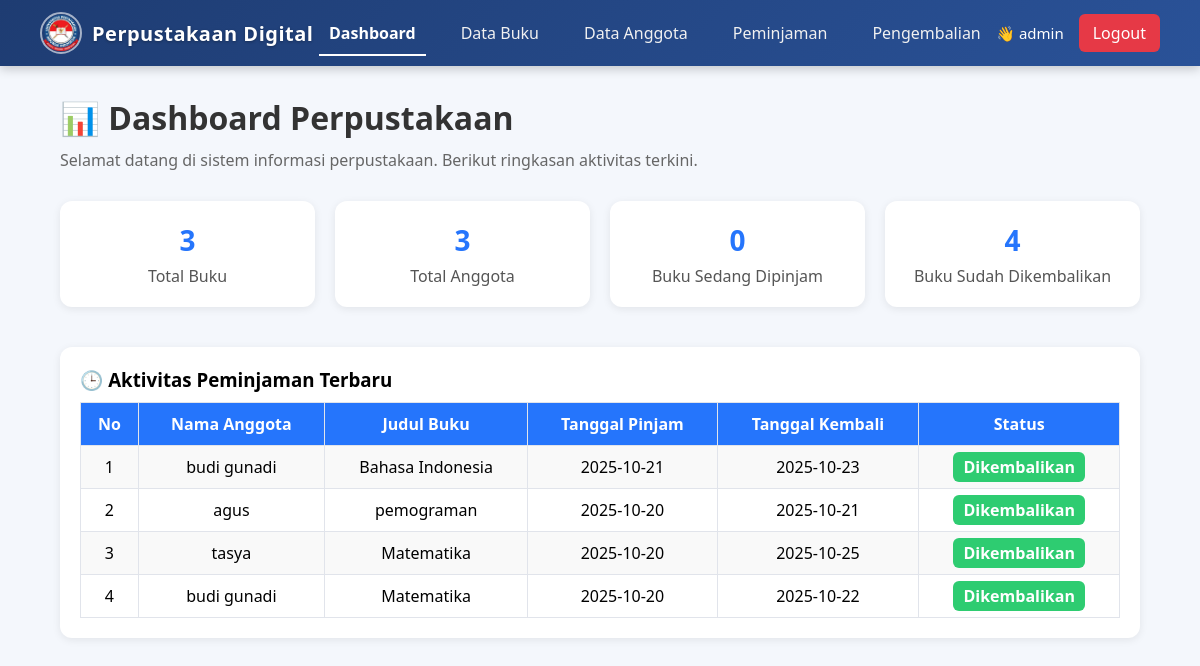
/dashboard.php (signed in), run on the app's committed database.
### tables this page shows
CREATE TABLE `peminjaman` (
  `id` int(11) NOT NULL,
  `id_anggota` int(11) DEFAULT NULL,
  `id_buku` int(11) DEFAULT NULL,
  `tanggal_pinjam` date DEFAULT NULL,
  `tanggal_kembali` date DEFAULT NULL,
  `status` enum('Dipinjam','Dikembalikan') DEFAULT 'Dipinjam',
  `tanggal_pengembalian` date DEFAULT NULL
);

CREATE TABLE `anggota` (
  `id` int(11) NOT NULL,
  `nama` varchar(100) DEFAULT NULL,
  `nisn` varchar(50) DEFAULT NULL,
  `kelas` varchar(50) DEFAULT NULL,
  `jurusan` varchar(100) DEFAULT NULL
);

CREATE TABLE `buku` (
  `id` int(11) NOT NULL,
  `judul` varchar(100) DEFAULT NULL,
  `penulis` varchar(100) DEFAULT NULL,
  `tahun_terbit` int(11) DEFAULT NULL,
  `kategori` varchar(50) DEFAULT NULL,
  `jumlah_buku` int(11) DEFAULT NULL
);

### dashboard.php (the view, shortened to what this page needs)
<?php
include 'koneksi.php';
$total_buku = mysqli_fetch_assoc(mysqli_query($conn, "SELECT COUNT(*) AS total FROM buku"))['total'];
$total_anggota = mysqli_fetch_assoc(mysqli_query($conn, "SELECT COUNT(*) AS total FROM anggota"))['total'];
$total_pinjam = mysqli_fetch_assoc(mysqli_query($conn, "SELECT COUNT(*) AS total FROM peminjaman WHERE status='Dipinjam'"))['total'];
$total_kembali = mysqli_fetch_assoc(mysqli_query($conn, "SELECT COUNT(*) AS total FROM peminjaman WHERE status='Dikembalikan'"))['total'];
$recent_pinjam = mysqli_query($conn, "
    SELECT a.nama, b.judul, p.tanggal_pinjam, p.tanggal_kembali, p.status
    FROM peminjaman p
    JOIN anggota a ON p.id_anggota = a.id
    JOIN buku b ON p.id_buku = b.id
    ORDER BY p.id DESC
    LIMIT 5
");
?>
<!DOCTYPE html>
<html lang="id">
<head>
</head>
<body>
<?php include 'navbar.php'; ?>
<div class="container">
    <h1>📊 Dashboard Perpustakaan</h1>
    <p class="subtitle">Selamat datang di sistem informasi perpustakaan. Berikut ringkasan aktivitas terkini.</p>
    <div class="cards">
        <div class="card">
            <h2><?= $total_buku; ?></h2>
            <p>Total Buku</p>
        </div>
        <div class="card">
            <h2><?= $total_anggota; ?></h2>
            <p>Total Anggota</p>
        </div>
        <div class="card">
            <h2><?= $total_pinjam; ?></h2>
            <p>Buku Sedang Dipinjam</p>
        </div>
        <div class="card">
            <h2><?= $total_kembali; ?></h2>
            <p>Buku Sudah Dikembalikan</p>
        </div>
    </div>
    <div class="table-box">
        <h3>🕒 Aktivitas Peminjaman Terbaru</h3>
        <table>
            <tr>
                <th>No</th>
                <th>Nama Anggota</th>
                <th>Judul Buku</th>
                <th>Tanggal Pinjam</th>
                <th>Tanggal Kembali</th>
                <th>Status</th>
            </tr>
            <?php
            $no = 1;
            if (mysqli_num_rows($recent_pinjam) > 0) {
                while ($row = mysqli_fetch_assoc($recent_pinjam)): ?>
                    <tr>
                        <td><?= $no++; ?></td>
                        <td><?= htmlspecialchars($row['nama']); ?></td>
                        <td><?= htmlspecialchars($row['judul']); ?></td>
                        <td><?= htmlspecialchars($row['tanggal_pinjam']); ?></td>
                        <td><?= htmlspecialchars($row['tanggal_kembali']); ?></td>
                        <td><span class="status <?= $row['status']; ?>"><?= $row['status']; ?></span></td>
                    </tr>
                <?php endwhile;
            } else {
                echo "<tr><td colspan='6' style='text-align:center;'>Belum ada data peminjaman terbaru</td></tr>";
            }
            ?>
        </table>
    </div>
</div>
</body>
</html>

### navbar.php (shortened to what this page needs)
<nav>
    <div class="nav-left">
        <img src="logo.png" alt="Logo Unhan" class="logo">
        <span class="brand">Perpustakaan Digital</span>
    </div>
    <div class="menu">
        <a href="dashboard.php" class="<?= basename($_SERVER['PHP_SELF']) == 'dashboard.php' ? 'active' : '' ?>">Dashboard</a>
        <a href="data_buku.php" class="<?= basename($_SERVER['PHP_SELF']) == 'data_buku.php' ? 'active' : '' ?>">Data Buku</a>
        <a href="data_anggota.php" class="<?= basename($_SERVER['PHP_SELF']) == 'data_anggota.php' ? 'active' : '' ?>">Data Anggota</a>
        <a href="peminjaman.php" class="<?= basename($_SERVER['PHP_SELF']) == 'peminjaman.php' ? 'active' : '' ?>">Peminjaman</a>
        <a href="pengembalian.php" class="<?= basename($_SERVER['PHP_SELF']) == 'pengembalian.php' ? 'active' : '' ?>">Pengembalian</a>
    </div>
    <div class="user">
        <span class="welcome">👋 <?php echo $_SESSION['nama']; ?></span>
        <a href="logout.php" class="logout">Logout</a>
    </div>
</nav>

### dashboard.php (style rules this page uses)
body { font-family: 'Segoe UI', sans-serif; background: #f4f7fc; margin: 0; padding: 0; }
.container { width: 90%; margin: 30px auto; }
h1 { color: #333; margin-bottom: 10px; }
.subtitle { color: #666; margin-bottom: 30px; }
.cards { display: grid; grid-template-columns: repeat(auto-fit, minmax(220px, 1fr)); gap: 20px; }
.card { background: #fff; border-radius: 12px; padding: 20px; box-shadow: 0 2px 8px rgba(0,0,0,0.08); text-align: center; transition: 0.3s; }
.card h2 { margin: 0; font-size: 28px; color: #2575fc; }
.card p { color: #555; margin-top: 6px; font-weight: 500; }
.table-box { margin-top: 40px; background: #fff; padding: 20px; border-radius: 12px; box-shadow: 0 2px 8px rgba(0,0,0,0.08); }
table { width: 100%; border-collapse: collapse; margin-top: 10px; }
th, td { padding: 10px; border: 1px solid #e1e4eb; text-align: center; }
th { background: #2575fc; color: #fff; }
tr:nth-child(even) { background: #f9f9f9; }
.status { font-weight: bold; padding: 4px 10px; border-radius: 6px; color: #fff; }
.Dikembalikan { background: #2ecc71; }

### navbar.php (style rules this page uses)
* { margin: 0; padding: 0; box-sizing: border-box; font-family: 'Segoe UI', sans-serif; }
nav { background: linear-gradient(135deg, #1e3c72, #2a5298); display: flex; justify-content: space-between; align-items: center; padding: 12px 40px; box-shadow: 0 3px 10px rgba(0,0,0,0.2); position: sticky; top: 0; z-index: 1000; backdrop-filter: blur(10px); }
.nav-left { display: flex; align-items: center; gap: 10px; }
.logo { width: 42px; height: 42px; border-radius: 50%; object-fit: cover; border: 2px solid rgba(255,255,255,0.6); transition: transform 0.3s ease; }
.brand { font-size: 20px; font-weight: 600; color: #fff; letter-spacing: 0.5px; text-shadow: 0 1px 3px rgba(0,0,0,0.3); }
.menu { display: flex; gap: 25px; }
.menu a { color: #f1f1f1; text-decoration: none; font-size: 16px; font-weight: 500; position: relative; padding: 8px 10px; border-radius: 6px; transition: color 0.3s ease; }
.menu a::after { content: ''; position: absolute; bottom: -4px; left: 0; width: 0; height: 2px; background: #fff; transition: width 0.3s ease; }
.menu a:hover::after, .menu a.active::after { width: 100%; }
.menu a.active { color: #fff; font-weight: 600; }
.user { display: flex; align-items: center; gap: 15px; }
.welcome { color: #fff; font-weight: 500; font-size: 15px; }
.logout { background: #e63946; padding: 8px 14px; color: #fff; border-radius: 6px; text-decoration: none; font-weight: 500; transition: background 0.3s ease, transform 0.2s ease; }

### data on the page
peminjaman: id_anggota.nama "budi gunadi", id_buku.judul "Bahasa Indonesia", tanggal_pinjam "2025-10-21", tanggal_kembali "2025-10-23", status "Dikembalikan"
peminjaman: id_anggota.nama "agus", id_buku.judul "pemograman", tanggal_pinjam "2025-10-20", tanggal_kembali "2025-10-21", status "Dikembalikan"
peminjaman: id_anggota.nama "tasya", id_buku.judul "Matematika", tanggal_pinjam "2025-10-20", tanggal_kembali "2025-10-25", status "Dikembalikan"
peminjaman: id_anggota.nama "budi gunadi", id_buku.judul "Matematika", tanggal_pinjam "2025-10-20", tanggal_kembali "2025-10-22", status "Dikembalikan"

### other printed values
$_SESSION['nama'] "admin"
$total_buku "3"
$total_anggota "3"
$total_pinjam "0"
$total_kembali "4"
